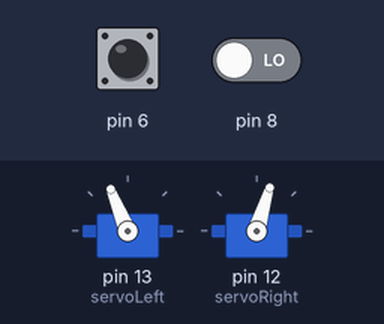
Recording of a sketch running on a simulated Arduino Uno, built with avr-gcc and run on an emulated ATmega328P. Parts: 2 × servo. Inputs (shaded band) come from the test bench; at power-on: pin 6 LOW, pin 8 LOW.

Above: at 1.2 s.
1.3 s: pin 6 driven HIGH
At 2.2 s:
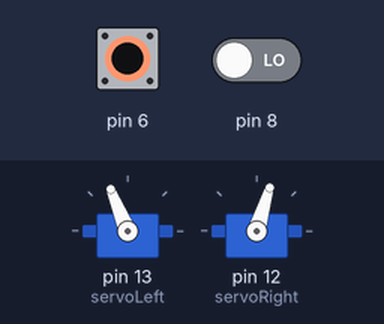
2.8 s: pin 6 driven LOW
At 2.95 s:
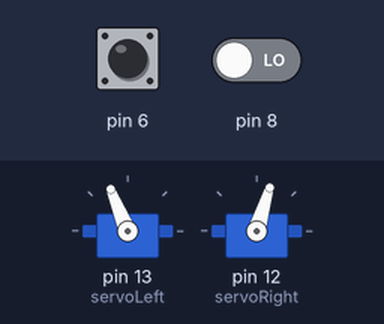
5.8 s: pin 8 driven HIGH
At 6.9 s:
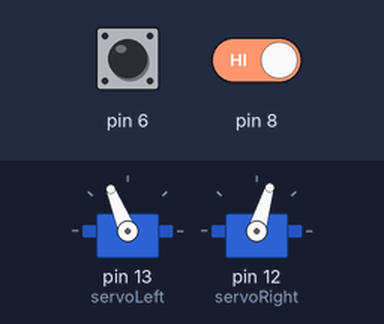
7.3 s: pin 8 driven LOW
At 9.1 s:
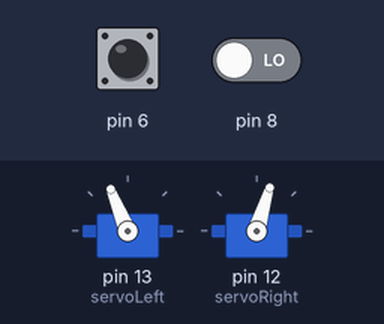
10.3 s: pin 6 pulsed HIGH 2 times (0.12 s each, 0.3 s apart)
13.9 s: pin 6 pulsed HIGH 2 times (0.12 s each, 0.3 s apart)
Timing chart, 0 to 18.5 s (numbered marks = the images above; inputs shaded):
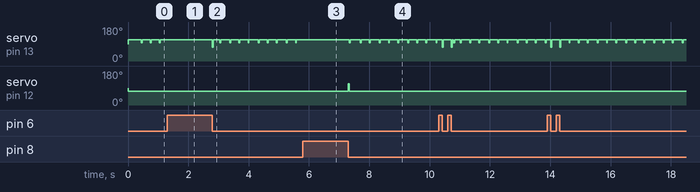

The sketch:

moving_1st_version2fd.ino
```cpp
#include <Servo.h>

Servo servoLeft;
Servo servoRight;

void setup() {
  servoLeft.attach(13);
  servoRight.attach(12);
}

void loop()
{
float tleft = float(rcTime(8));
float tRight = float(rcTime(6));
float ndShade;
ndShade = tRight / (tleft + tRight) -0.5;
int speedLeft, speedRight;
if (ndShade > 0.0)
{
speedLeft = int(200.0 - (ndShade * 1000.0));
speedLeft = constrain(speedLeft, -200, 200);
speedRight = 200;
}
else
{
speedRight = int(200.0 + (ndShade * 1000.0));
speedRight = constrain(speedRight, -200, 200);
speedLeft = 200;                         // Full speed left wheel
}
maneuver(speedLeft, speedRight, 20);
}
long rcTime(int pin)
{
pinMode(pin, OUTPUT);
digitalWrite(pin, HIGH);
delay(5);
pinMode(pin, INPUT);
digitalWrite(pin, LOW);
long time = micros();
while (digitalRead(pin));
time = micros()- time;
return time;
}

void maneuver(int speedLeft, int speedRight, int msTime)
{
servoLeft.writeMicroseconds(1500 + speedLeft);
servoRight.writeMicroseconds(1500 - speedRight);
if (msTime == -1)
{
servoLeft.detach();
servoRight.detach();
}
delay(msTime);
}
```

Measured:
- after the input at 1.3 s, servo on pin 13 (servoLeft): stops changing and stays 112°
- after the input at 2.8 s, servo on pin 13 (servoLeft): 112° → 73° at once, then moves between 73° and 112°, repeating every 0.64 s
- after the input at 5.8 s, servo on pin 13 (servoLeft): stops changing and stays 112°
- after the input at 7.3 s, servo on pin 13 (servoLeft): alternates 112° for 0.27 s and 96° for 0.03 s, starting at once; servo on pin 12 (servoRight): 73° → 112° at once, → 73° 0.03 s later
